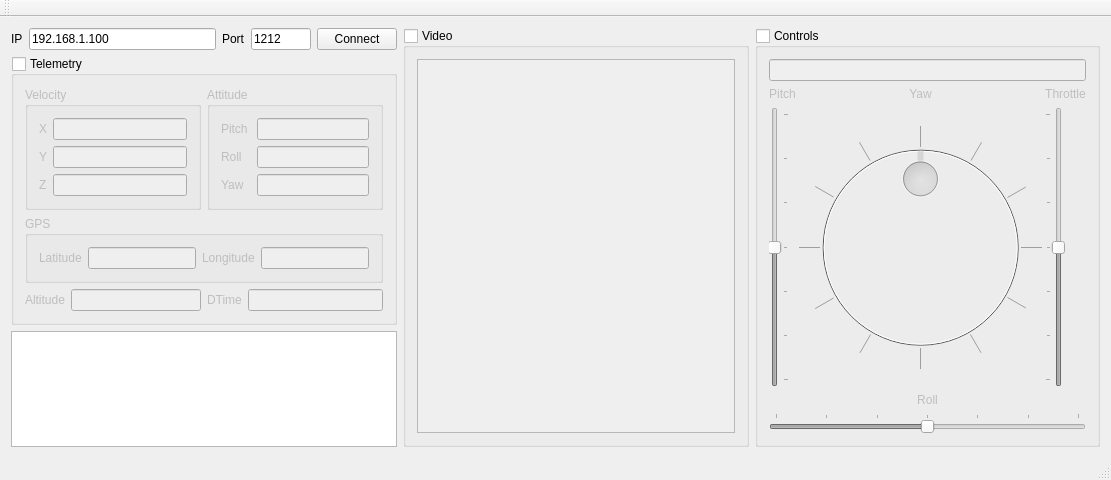
<?xml version="1.0" encoding="UTF-8"?>
<ui version="4.0">
 <class>MainWindow</class>
 <widget class="QMainWindow" name="MainWindow">
  <property name="geometry">
   <rect>
    <x>0</x>
    <y>0</y>
    <width>1111</width>
    <height>480</height>
   </rect>
  </property>
  <property name="windowTitle">
   <string>MainWindow</string>
  </property>
  <widget class="QWidget" name="centralWidget">
   <layout class="QHBoxLayout" name="horizontalLayout_16">
    <item>
     <layout class="QVBoxLayout" name="verticalLayout">
      <item>
       <layout class="QHBoxLayout" name="input_layout">
        <item>
         <widget class="QLabel" name="label_2">
          <property name="text">
           <string>IP</string>
          </property>
         </widget>
        </item>
        <item>
         <widget class="QLineEdit" name="ip_edit">
          <property name="sizePolicy">
           <sizepolicy hsizetype="Expanding" vsizetype="Fixed">
            <horstretch>0</horstretch>
            <verstretch>0</verstretch>
           </sizepolicy>
          </property>
          <property name="minimumSize">
           <size>
            <width>100</width>
            <height>0</height>
           </size>
          </property>
          <property name="text">
           <string>192.168.1.100</string>
          </property>
         </widget>
        </item>
        <item>
         <widget class="QLabel" name="label">
          <property name="text">
           <string>Port</string>
          </property>
         </widget>
        </item>
        <item>
         <widget class="QLineEdit" name="port_edit">
          <property name="sizePolicy">
           <sizepolicy hsizetype="Minimum" vsizetype="Fixed">
            <horstretch>0</horstretch>
            <verstretch>0</verstretch>
           </sizepolicy>
          </property>
          <property name="minimumSize">
           <size>
            <width>20</width>
            <height>0</height>
           </size>
          </property>
          <property name="maximumSize">
           <size>
            <width>60</width>
            <height>16777215</height>
           </size>
          </property>
          <property name="text">
           <string>1212</string>
          </property>
         </widget>
        </item>
        <item>
         <widget class="QPushButton" name="connect_btn">
          <property name="enabled">
           <bool>true</bool>
          </property>
          <property name="text">
           <string>Connect</string>
          </property>
         </widget>
        </item>
       </layout>
      </item>
      <item>
       <widget class="QGroupBox" name="telemetry_box">
        <property name="sizePolicy">
         <sizepolicy hsizetype="Preferred" vsizetype="Preferred">
          <horstretch>0</horstretch>
          <verstretch>0</verstretch>
         </sizepolicy>
        </property>
        <property name="title">
         <string>Telemetry</string>
        </property>
        <property name="checkable">
         <bool>true</bool>
        </property>
        <property name="checked">
         <bool>false</bool>
        </property>
        <layout class="QVBoxLayout" name="verticalLayout_6">
         <item>
          <layout class="QHBoxLayout" name="horizontalLayout_13">
           <item>
            <widget class="QGroupBox" name="velocity_box">
             <property name="title">
              <string>Velocity</string>
             </property>
             <layout class="QVBoxLayout" name="verticalLayout_2">
              <item>
               <layout class="QHBoxLayout" name="horizontalLayout_4">
                <item>
                 <widget class="QLabel" name="label_5">
                  <property name="text">
                   <string>X</string>
                  </property>
                 </widget>
                </item>
                <item>
                 <widget class="QLineEdit" name="velocity_x_edit">
                  <property name="readOnly">
                   <bool>true</bool>
                  </property>
                 </widget>
                </item>
               </layout>
              </item>
              <item>
               <layout class="QHBoxLayout" name="horizontalLayout_5">
                <item>
                 <widget class="QLabel" name="label_6">
                  <property name="text">
                   <string>Y</string>
                  </property>
                 </widget>
                </item>
                <item>
                 <widget class="QLineEdit" name="velocity_y_edit">
                  <property name="readOnly">
                   <bool>true</bool>
                  </property>
                 </widget>
                </item>
               </layout>
              </item>
              <item>
               <layout class="QHBoxLayout" name="horizontalLayout_6">
                <item>
                 <widget class="QLabel" name="label_7">
                  <property name="text">
                   <string>Z</string>
                  </property>
                 </widget>
                </item>
                <item>
                 <widget class="QLineEdit" name="velocity_z_edit">
                  <property name="readOnly">
                   <bool>true</bool>
                  </property>
                 </widget>
                </item>
               </layout>
              </item>
             </layout>
            </widget>
           </item>
           <item>
            <widget class="QGroupBox" name="attitude_box">
             <property name="title">
              <string>Attitude</string>
             </property>
             <layout class="QVBoxLayout" name="verticalLayout_3">
              <item>
               <layout class="QHBoxLayout" name="horizontalLayout_8">
                <item>
                 <widget class="QLabel" name="label_8">
                  <property name="minimumSize">
                   <size>
                    <width>30</width>
                    <height>0</height>
                   </size>
                  </property>
                  <property name="text">
                   <string>Pitch</string>
                  </property>
                 </widget>
                </item>
                <item>
                 <widget class="QLineEdit" name="pitch_edit">
                  <property name="readOnly">
                   <bool>true</bool>
                  </property>
                 </widget>
                </item>
               </layout>
              </item>
              <item>
               <layout class="QHBoxLayout" name="horizontalLayout_7">
                <item>
                 <widget class="QLabel" name="label_4">
                  <property name="sizePolicy">
                   <sizepolicy hsizetype="Preferred" vsizetype="Preferred">
                    <horstretch>0</horstretch>
                    <verstretch>0</verstretch>
                   </sizepolicy>
                  </property>
                  <property name="minimumSize">
                   <size>
                    <width>30</width>
                    <height>0</height>
                   </size>
                  </property>
                  <property name="text">
                   <string>Roll</string>
                  </property>
                 </widget>
                </item>
                <item>
                 <widget class="QLineEdit" name="roll_edit">
                  <property name="readOnly">
                   <bool>true</bool>
                  </property>
                 </widget>
                </item>
               </layout>
              </item>
              <item>
               <layout class="QHBoxLayout" name="horizontalLayout_9">
                <item>
                 <widget class="QLabel" name="label_9">
                  <property name="minimumSize">
                   <size>
                    <width>30</width>
                    <height>0</height>
                   </size>
                  </property>
                  <property name="text">
                   <string>Yaw</string>
                  </property>
                 </widget>
                </item>
                <item>
                 <widget class="QLineEdit" name="yaw_edit">
                  <property name="readOnly">
                   <bool>true</bool>
                  </property>
                 </widget>
                </item>
               </layout>
              </item>
             </layout>
            </widget>
           </item>
          </layout>
         </item>
         <item>
          <widget class="QGroupBox" name="gps_box">
           <property name="title">
            <string>GPS</string>
           </property>
           <layout class="QHBoxLayout" name="horizontalLayout_12">
            <item>
             <layout class="QHBoxLayout" name="horizontalLayout_11">
              <item>
               <widget class="QLabel" name="label_11">
                <property name="text">
                 <string>Latitude</string>
                </property>
               </widget>
              </item>
              <item>
               <widget class="QLineEdit" name="latitude_edit">
                <property name="readOnly">
                 <bool>true</bool>
                </property>
               </widget>
              </item>
             </layout>
            </item>
            <item>
             <layout class="QHBoxLayout" name="horizontalLayout_10">
              <item>
               <widget class="QLabel" name="label_10">
                <property name="text">
                 <string>Longitude</string>
                </property>
               </widget>
              </item>
              <item>
               <widget class="QLineEdit" name="longitude_edit">
                <property name="readOnly">
                 <bool>true</bool>
                </property>
               </widget>
              </item>
             </layout>
            </item>
           </layout>
          </widget>
         </item>
         <item>
          <layout class="QHBoxLayout" name="EtcBox">
           <item>
            <layout class="QHBoxLayout" name="horizontalLayout_15">
             <item>
              <widget class="QLabel" name="label_16">
               <property name="text">
                <string>Altitude</string>
               </property>
              </widget>
             </item>
             <item>
              <widget class="QLineEdit" name="altitude_edit">
               <property name="readOnly">
                <bool>true</bool>
               </property>
              </widget>
             </item>
            </layout>
           </item>
           <item>
            <layout class="QHBoxLayout" name="horizontalLayout_17">
             <item>
              <widget class="QLabel" name="label_17">
               <property name="text">
                <string>DTime</string>
               </property>
              </widget>
             </item>
             <item>
              <widget class="QLineEdit" name="dtime_edit">
               <property name="readOnly">
                <bool>true</bool>
               </property>
              </widget>
             </item>
            </layout>
           </item>
          </layout>
         </item>
        </layout>
       </widget>
      </item>
      <item>
       <widget class="QPlainTextEdit" name="log_edit">
        <property name="readOnly">
         <bool>true</bool>
        </property>
        <property name="plainText">
         <string/>
        </property>
       </widget>
      </item>
     </layout>
    </item>
    <item>
     <widget class="QGroupBox" name="video_box">
      <property name="sizePolicy">
       <sizepolicy hsizetype="Expanding" vsizetype="Expanding">
        <horstretch>0</horstretch>
        <verstretch>0</verstretch>
       </sizepolicy>
      </property>
      <property name="title">
       <string>Video</string>
      </property>
      <property name="checkable">
       <bool>true</bool>
      </property>
      <property name="checked">
       <bool>false</bool>
      </property>
      <layout class="QVBoxLayout" name="verticalLayout_7">
       <item>
        <widget class="QGraphicsView" name="video_view">
         <property name="sizePolicy">
          <sizepolicy hsizetype="Expanding" vsizetype="Expanding">
           <horstretch>1</horstretch>
           <verstretch>0</verstretch>
          </sizepolicy>
         </property>
        </widget>
       </item>
      </layout>
     </widget>
    </item>
    <item>
     <widget class="QGroupBox" name="controls_box">
      <property name="autoFillBackground">
       <bool>false</bool>
      </property>
      <property name="title">
       <string>Controls</string>
      </property>
      <property name="checkable">
       <bool>true</bool>
      </property>
      <property name="checked">
       <bool>false</bool>
      </property>
      <layout class="QVBoxLayout" name="verticalLayout_9">
       <item>
        <widget class="QLineEdit" name="velocities_edit">
         <property name="sizePolicy">
          <sizepolicy hsizetype="Preferred" vsizetype="Fixed">
           <horstretch>0</horstretch>
           <verstretch>0</verstretch>
          </sizepolicy>
         </property>
         <property name="text">
          <string/>
         </property>
         <property name="frame">
          <bool>true</bool>
         </property>
         <property name="alignment">
          <set>Qt::AlignCenter</set>
         </property>
         <property name="readOnly">
          <bool>true</bool>
         </property>
        </widget>
       </item>
       <item>
        <layout class="QHBoxLayout" name="horizontalLayout_14">
         <property name="spacing">
          <number>3</number>
         </property>
         <item>
          <layout class="QVBoxLayout" name="left_vlayout">
           <item>
            <widget class="QLabel" name="label_12">
             <property name="text">
              <string>Pitch</string>
             </property>
             <property name="alignment">
              <set>Qt::AlignCenter</set>
             </property>
            </widget>
           </item>
           <item>
            <widget class="QSlider" name="pitch_slider">
             <property name="minimum">
              <number>-15</number>
             </property>
             <property name="maximum">
              <number>15</number>
             </property>
             <property name="orientation">
              <enum>Qt::Vertical</enum>
             </property>
             <property name="tickPosition">
              <enum>QSlider::TicksBelow</enum>
             </property>
             <property name="tickInterval">
              <number>5</number>
             </property>
            </widget>
           </item>
          </layout>
         </item>
         <item>
          <layout class="QVBoxLayout" name="center_vlayout">
           <property name="spacing">
            <number>7</number>
           </property>
           <item>
            <widget class="QLabel" name="label_13">
             <property name="sizePolicy">
              <sizepolicy hsizetype="Preferred" vsizetype="Preferred">
               <horstretch>0</horstretch>
               <verstretch>0</verstretch>
              </sizepolicy>
             </property>
             <property name="text">
              <string>Yaw</string>
             </property>
             <property name="alignment">
              <set>Qt::AlignHCenter|Qt::AlignTop</set>
             </property>
            </widget>
           </item>
           <item>
            <widget class="QDial" name="yaw_dial">
             <property name="sizePolicy">
              <sizepolicy hsizetype="MinimumExpanding" vsizetype="MinimumExpanding">
               <horstretch>0</horstretch>
               <verstretch>0</verstretch>
              </sizepolicy>
             </property>
             <property name="minimum">
              <number>-180</number>
             </property>
             <property name="maximum">
              <number>180</number>
             </property>
             <property name="wrapping">
              <bool>true</bool>
             </property>
             <property name="notchTarget">
              <double>30.000000000000000</double>
             </property>
             <property name="notchesVisible">
              <bool>true</bool>
             </property>
            </widget>
           </item>
          </layout>
         </item>
         <item>
          <layout class="QVBoxLayout" name="right_vlayout">
           <property name="sizeConstraint">
            <enum>QLayout::SetDefaultConstraint</enum>
           </property>
           <item>
            <widget class="QLabel" name="label_14">
             <property name="text">
              <string>Throttle</string>
             </property>
             <property name="alignment">
              <set>Qt::AlignCenter</set>
             </property>
            </widget>
           </item>
           <item>
            <widget class="QSlider" name="throttle_slider">
             <property name="layoutDirection">
              <enum>Qt::LeftToRight</enum>
             </property>
             <property name="minimum">
              <number>-15</number>
             </property>
             <property name="maximum">
              <number>15</number>
             </property>
             <property name="orientation">
              <enum>Qt::Vertical</enum>
             </property>
             <property name="tickPosition">
              <enum>QSlider::TicksAbove</enum>
             </property>
             <property name="tickInterval">
              <number>5</number>
             </property>
            </widget>
           </item>
          </layout>
         </item>
        </layout>
       </item>
       <item>
        <layout class="QVBoxLayout" name="verticalLayout_8">
         <item>
          <widget class="QLabel" name="label_15">
           <property name="text">
            <string>Roll</string>
           </property>
           <property name="alignment">
            <set>Qt::AlignCenter</set>
           </property>
          </widget>
         </item>
         <item>
          <widget class="QSlider" name="roll_slider">
           <property name="minimum">
            <number>-15</number>
           </property>
           <property name="maximum">
            <number>15</number>
           </property>
           <property name="singleStep">
            <number>1</number>
           </property>
           <property name="orientation">
            <enum>Qt::Horizontal</enum>
           </property>
           <property name="invertedAppearance">
            <bool>false</bool>
           </property>
           <property name="invertedControls">
            <bool>false</bool>
           </property>
           <property name="tickPosition">
            <enum>QSlider::TicksAbove</enum>
           </property>
           <property name="tickInterval">
            <number>5</number>
           </property>
          </widget>
         </item>
        </layout>
       </item>
      </layout>
     </widget>
    </item>
   </layout>
  </widget>
  <widget class="QMenuBar" name="menuBar">
   <property name="geometry">
    <rect>
     <x>0</x>
     <y>0</y>
     <width>1111</width>
     <height>21</height>
    </rect>
   </property>
  </widget>
  <widget class="QToolBar" name="mainToolBar">
   <attribute name="toolBarArea">
    <enum>TopToolBarArea</enum>
   </attribute>
   <attribute name="toolBarBreak">
    <bool>false</bool>
   </attribute>
  </widget>
  <widget class="QStatusBar" name="statusBar"/>
 </widget>
 <layoutdefault spacing="6" margin="11"/>
 <resources/>
 <connections/>
</ui>
